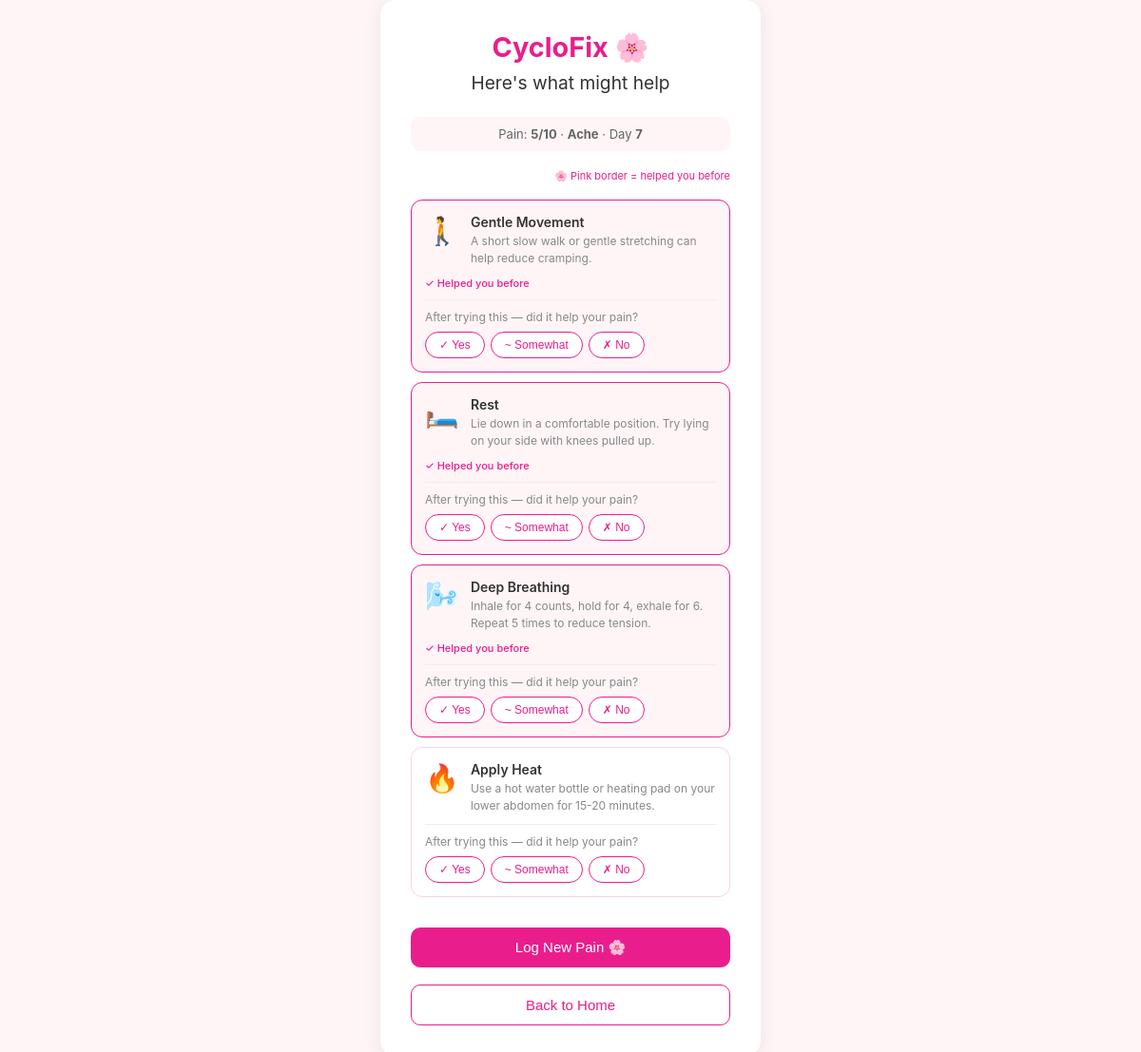
The page /suggestions (signed in) on the database its author committed.
### models.py (models this page shows)
class CycleLog(db.Model):
    id = db.Column(db.Integer, primary_key=True)
    user_id = db.Column(db.Integer, db.ForeignKey('user.id'), nullable=False)
    date = db.Column(db.Date, nullable=False, default=datetime.utcnow)
    cycle_day = db.Column(db.Integer, nullable=True)
    pain_intensity = db.Column(db.Integer, nullable=True)
    pain_type = db.Column(db.String(50), nullable=True)
    relief_suggestion = db.Column(db.String(100), nullable=True)
    relief_helped = db.Column(db.String(20), nullable=True)
    created_at = db.Column(db.DateTime, default=datetime.utcnow)

### app.py (the view)
@app.route('/suggestions')
@login_required
def suggestions():
    from collections import Counter
    latest_log = CycleLog.query.filter_by(
        user_id=current_user.id
    ).order_by(CycleLog.created_at.desc()).first()
    all_suggestions = {
        'cramp': ['heat', 'breathing', 'rest', 'movement'],
        'ache': ['rest', 'heat', 'movement', 'breathing'],
        'sharp': ['rest', 'breathing', 'heat', 'movement'],
        'back': ['heat', 'movement', 'rest', 'breathing']
    }
    pain_type = latest_log.pain_type if latest_log else 'cramp'
    suggestions_list = all_suggestions.get(pain_type, all_suggestions['cramp'])
    past_feedback = CycleLog.query.filter_by(
        user_id=current_user.id,
        pain_type=pain_type
    ).filter(CycleLog.relief_helped == 'yes').all()
    all_helpful = [log.relief_suggestion for log in past_feedback]
    help_counts = Counter(all_helpful)
    helpful = [s for s, count in help_counts.items() if count >= 2]
    suggestions_list = sorted(
        suggestions_list,
        key=lambda x: help_counts.get(x, 0),
        reverse=True
    )
    suggestion_details = {
        'heat': {
            'emoji': '🔥',
            'title': 'Apply Heat',
            'desc': 'Use a hot water bottle or heating pad on your lower abdomen for 15-20 minutes.'
        },
        'breathing': {
            'emoji': '🌬️',
            'title': 'Deep Breathing',
            'desc': 'Inhale for 4 counts, hold for 4, exhale for 6. Repeat 5 times to reduce tension.'
        },
        'rest': {
            'emoji': '🛏️',
            'title': 'Rest',
            'desc': 'Lie down in a comfortable position. Try lying on your side with knees pulled up.'
        },
        'movement': {
            'emoji': '🚶',
            'title': 'Gentle Movement',
            'desc': 'A short slow walk or gentle stretching can help reduce cramping.'
        }
    }
    return render_template('suggestions.html',
        user=current_user,
        suggestions=suggestions_list,
        details=suggestion_details,
        log=latest_log,
        helpful=helpful
    )

### app.py (called while the page is built)
@login_manager.user_loader
def load_user(user_id):
    return User.query.get(int(user_id))

### templates/suggestions.html (shortened to what this page needs)
<!DOCTYPE html>
<html lang="en">
<head>
    <link rel="stylesheet" href="{{ url_for('static', filename='style.css') }}">
</head>
<body>
    <div class="container">
        <h1>CycloFix 🌸</h1>
        <h2>Here's what might help</h2>
        {% if log %}
        <div class="pain-summary">
            Pain: <strong>{{ log.pain_intensity }}/10</strong> ·
            <strong>{{ log.pain_type | capitalize }}</strong> ·
            Day <strong>{{ log.cycle_day }}</strong>
        </div>
        {% endif %}
        <div class="suggestions-list">
            <div style="font-size:11px;color:#e91e8c;text-align:right;margin-bottom:8px">
    🌸 Pink border = helped you before
</div>
            {% for s in suggestions %}
            <div class="suggestion-card {% if s in helpful %}previously-helped{% endif %}">
                <div class="suggestion-header">
                    <span class="suggestion-emoji">{{ details[s].emoji }}</span>
                    <div class="suggestion-text">
                        <div class="suggestion-title">{{ details[s].title }}</div>
                        <div class="suggestion-desc">{{ details[s].desc }}</div>
                    </div>
                </div>
                {% if s in helpful %}
                <div class="helped-badge">✓ Helped you before</div>
                {% endif %}
              <div class="feedback-section">
    <div class="feedback-label">After trying this — did it help your pain?</div>
    <div class="feedback-buttons" id="feedback-{{ s }}">
        <button class="feedback-btn yes"
                onclick="submitFeedback('{{ s }}', 'yes', this)">
            ✓ Yes
        </button>
        <button class="feedback-btn somewhat"
                onclick="submitFeedback('{{ s }}', 'somewhat', this)">
            ~ Somewhat
        </button>
        <button class="feedback-btn no"
                onclick="submitFeedback('{{ s }}', 'no', this)">
            ✗ No
        </button>
    </div>
            </div>
        </div>
        {% endfor %}
        </div>
       <div style="display:flex;flex-direction:column;gap:10px;margin-top:1.5rem">
    <a href="/log">
        <button>Log New Pain 🌸</button>
    </a>
    <a href="/">
        <button style="background:white;color:#e91e8c;border:1.5px solid #e91e8c">
            Back to Home
        </button>
    </a>
</div>
    </div>
</body>
</html>

### static/style.css (style rules this page uses)
* { margin: 0; padding: 0; box-sizing: border-box; }
body { font-family: -apple-system, BlinkMacSystemFont, 'Segoe UI', sans-serif; background: #fff5f7; min-height: 100vh; display: flex; align-items: center; justify-content: center; }
.container { background: white; padding: 2rem; border-radius: 16px; box-shadow: 0 4px 20px rgba(0,0,0,0.08); width: 100%; max-width: 400px; text-align: center; }
h1 { color: #e91e8c; font-size: 1.8rem; margin-bottom: 0.5rem; }
h2 { color: #333; font-size: 1.2rem; margin-bottom: 1.5rem; font-weight: 400; }
button { width: 100%; padding: 12px; background: #e91e8c; color: white; border: none; border-radius: 10px; font-size: 15px; cursor: pointer; margin-top: 0.5rem; transition: background 0.2s; }
a { color: #e91e8c; text-decoration: none; }
.pain-summary { background: #fff5f7; border-radius: 10px; padding: 10px 14px; font-size: 13px; color: #666; margin-bottom: 1.2rem; }
.suggestions-list { display: flex; flex-direction: column; gap: 10px; margin-bottom: 1rem; }
.suggestion-card { background: #fff; border: 1.5px solid #f5d5e5; border-radius: 12px; padding: 14px; text-align: left; transition: border-color 0.2s; }
.previously-helped { border-color: #e91e8c; background: #fff5f7; }
.suggestion-header { display: flex; align-items: flex-start; gap: 12px; margin-bottom: 10px; }
.suggestion-emoji { font-size: 1.8rem; flex-shrink: 0; }
.suggestion-title { font-size: 14px; font-weight: 600; color: #333; margin-bottom: 3px; }
.suggestion-desc { font-size: 12px; color: #888; line-height: 1.5; }
.helped-badge { font-size: 11px; color: #e91e8c; margin-bottom: 8px; font-weight: 500; }
.feedback-buttons { display: flex; align-items: center; gap: 6px; margin-top: 8px; }
.feedback-label { font-size: 12px; color: #999; flex-shrink: 0; }
.feedback-btn { padding: 5px 12px; border-radius: 999px; font-size: 12px; border: 1.5px solid #eee; background: white; cursor: pointer; transition: all 0.15s; width: auto; margin: 0; }
.feedback-section { margin-top: 10px; padding-top: 10px; border-top: 0.5px solid #eee; }
.feedback-label { font-size: 12px; color: #888; margin-bottom: 8px; }
.feedback-buttons { display: flex; gap: 6px; flex-wrap: wrap; }
.feedback-btn { padding: 6px 14px; border-radius: 999px; font-size: 12px; border: 1.5px solid #e91e8c; background: white; color: #e91e8c; cursor: pointer; transition: all 0.15s; width: auto; margin: 0; font-weight: 500; }

### rows shown on the page
CycleLog: pain_intensity "5", pain_type "Ache", cycle_day "7"

### other values the page prints
{{ details[s].emoji }} "🚶" "🛏️" "🌬️" "🔥"
{{ details[s].title }} "Gentle Movement" "Rest" "Deep Breathing" "Apply Heat"
{{ details[s].desc }} "A short slow walk or gentle stretching can help reduce cramping." "Lie down in a comfortable position. Try lying on your side with knees pulled up." "Inhale for 4 counts, hold for 4, exhale for 6. Repeat 5 times to reduce tension." "Use a hot water bottle or heating pad on your lower abdomen for 15-20 minutes."
